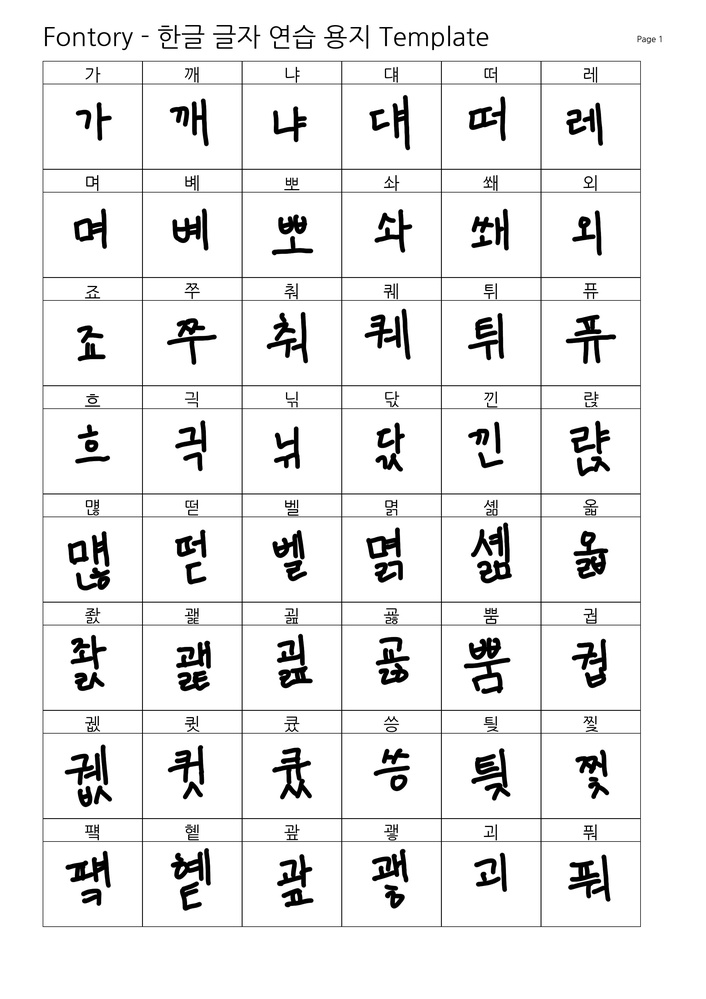
#> input picture written/template_page_1 (1).jpg, 706 x 999 px, shrunk from 2480 x 3508 before the run
$ python jpg_to_svg_converter.py ../written out
#> lines starting #> are read from the running program, lines starting #| are printed output that depends on the picture; after the words box and inside, x2 and y2 are one past the last pixel; in counts of white or black regions, pixels touching at a corner belong together
import os
import sys
import glob
import subprocess
import logging
from PIL import Image


logging.basicConfig(
    level=logging.INFO,
    format='%(message)s',
    handlers=[logging.StreamHandler()]
)

# Potrace 명령어 설정
POTRACE_COMMAND = "potrace"

def create_directory_if_not_exists(directory):
    """지정된 디렉토리가 없으면 생성합니다."""
    if not os.path.exists(directory):
        try:
            os.makedirs(directory)
            logging.info(f"디렉토리 생성: {directory}")
        except Exception as e:
            logging.error(f"디렉토리 생성 실패: {e}")
            sys.exit(1)

def convert_to_bmp(input_path, temp_path):
#> called with input_path = '../written/template_page_1 (1).jpg', temp_path = 'out/template_page_1 (1).bmp'
    try:
        logging.debug(f"이미지 로드 시작: {input_path}")
        with Image.open(input_path) as img:
            # 원본 이미지 정보 기록
#> img is the input picture: PIL image 706x999 RGB; min 0, max 255, mean 236.4
            width, height = img.size
#> width = 706; height = 999
            mode = img.mode
#> mode = 'RGB'
            logging.debug(f"원본 이미지 크기: {width}x{height}, 모드: {mode}")

            # 흑백으로 변환
            logging.debug(f"흑백(L) 모드로 변환 중")
            img = img.convert('L')
#> img: PIL image 706x999 L

            # 임계값 적용 (128)하여 이진화
            logging.debug(f"이진화 처리 시작 (임계값: 128)")
            img = img.point(lambda x: 0 if x < 128 else 255, '1')
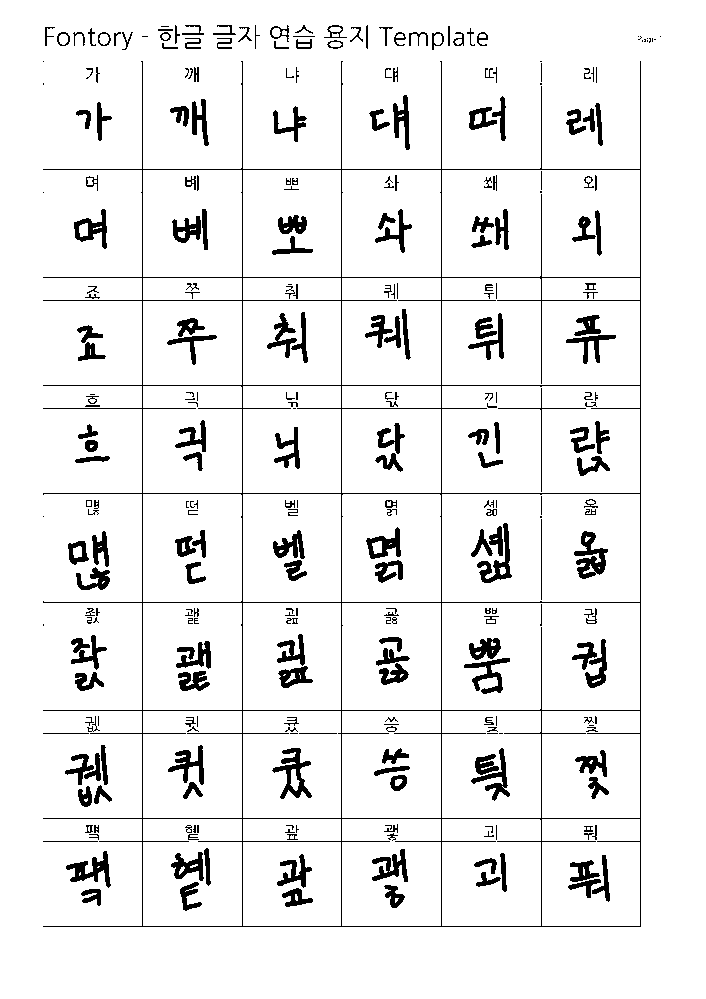
#> img: PIL image 706x999 1; 92.8% white; 316 black regions (83 under 20 px), largest, box (x1, y1, x2, y2) and area: (43, 61, 641, 927) 11744, (574, 531, 608, 579) 770, (272, 748, 312, 799) 757

            # BMP로 저장
            logging.debug(f"BMP 파일 저장: {temp_path}")
            img.save(temp_path, 'BMP')

            # 저장된 파일 크기 확인
            bmp_size = os.path.getsize(temp_path)
            logging.debug(f"BMP 파일 생성 완료: {bmp_size:,} 바이트, 크기: {width}x{height}")
        return True
    except Exception as e:
        logging.error(f"'{input_path}' BMP 변환 실패: {e}")
        return False

def convert_image(input_path, output_path):
    # 임시 BMP 파일 경로
    temp_bmp = os.path.splitext(output_path)[0] + '.bmp'

    try:
        # 원본 파일 크기 기록
        input_size = os.path.getsize(input_path)
        logging.debug(f"변환 시작: '{os.path.basename(input_path)}' ({input_size:,} 바이트) → '{os.path.basename(output_path)}'")

        # 이미지를 흑백 BMP로 변환
        logging.debug(f"단계 1/3: BMP 변환 시작")
        if not convert_to_bmp(input_path, temp_bmp):
            logging.error(f"변환 실패: BMP 변환 단계에서 실패")
            return False

        # BMP 파일 크기 기록
        bmp_size = os.path.getsize(temp_bmp)
        logging.debug(f"BMP 변환 완료: {bmp_size:,} 바이트")

        # Potrace로 BMP를 SVG로 변환
        logging.debug(f"단계 2/3: Potrace SVG 변환 시작")
        command = [
            POTRACE_COMMAND,
            '-s',          # SVG 출력
            '-o', output_path,  # 출력 파일
            temp_bmp       # 입력 파일
        ]

        logging.debug(f"Potrace 명령어: {' '.join(command)}")

        # 시간 측정 시작
        import time
        start_time = time.time()

        # 명령 실행
        logging.debug(f"Potrace 실행 중...")
        result = subprocess.run(command, check=True, capture_output=True, text=True)

        # 실행 시간 계산
        elapsed_time = time.time() - start_time
        logging.debug(f"Potrace 실행 완료: {elapsed_time:.2f}초 소요")

        if result.stdout:
            logging.debug(f"Potrace 출력: {result.stdout}")

        if result.stderr:
            logging.warning(f"Potrace 경고: {result.stderr}")

        # 결과 확인
        if os.path.exists(output_path) and os.path.getsize(output_path) > 0:
            svg_size = os.path.getsize(output_path)
            compression_ratio = bmp_size / svg_size if svg_size > 0 else 0
            logging.debug(f"SVG 생성 완료: {svg_size:,} 바이트 (압축률: {compression_ratio:.2f}x)")

            # SVG 파일 분석
            try:
                with open(output_path, 'r') as f:
                    svg_content = f.read()
                    path_count = svg_content.count('<path')
                    logging.debug(f"SVG 분석: <path> 요소 {path_count}개 발견")
            except Exception as e:
                logging.debug(f"SVG 분석 중 오류: {e}")

            return True
        else:
            logging.error(f"SVG 파일 생성 실패: {output_path}")
            return False

    except subprocess.CalledProcessError as e:
        logging.error(f"Potrace 실행 실패: {e.stderr}")
        return False
    except Exception as e:
        logging.error(f"변환 중 예외 발생: {e}")
        return False
    finally:
        # 임시 파일 정리
        logging.debug(f"단계 3/3: 임시 파일 정리")
        if os.path.exists(temp_bmp):
            try:
                bmp_size = os.path.getsize(temp_bmp)
                os.remove(temp_bmp)
                logging.debug(f"임시 BMP 파일 제거: {os.path.basename(temp_bmp)} ({bmp_size:,} 바이트)")
            except Exception as e:
                logging.warning(f"임시 파일 제거 실패: {e}")

def process_images(input_dir, output_dir):
    """입력 디렉토리의 모든 이미지를 SVG로 변환합니다.

    지원 형식: JPG, JPEG, PNG
    """
    # 시작 시간 기록
    import time
    start_time = time.time()

    # 출력 디렉토리 생성
    logging.info(f"변환 프로세스 시작")
    logging.info(f"출력 디렉토리 확인: {output_dir}")
    create_directory_if_not_exists(output_dir)

    # 이미지 파일 찾기
    logging.info(f"이미지 검색: '{input_dir}'에서 이미지 파일 검색 중")
    image_paths = glob.glob(os.path.join(input_dir, '*.jpg'))
    logging.info(f"JPG 파일 {len(image_paths)}개 발견")

    jpeg_files = glob.glob(os.path.join(input_dir, '*.jpeg'))
    logging.info(f"JPEG 파일 {len(jpeg_files)}개 발견")
    image_paths.extend(jpeg_files)

    png_files = glob.glob(os.path.join(input_dir, '*.png'))
    logging.info(f"PNG 파일 {len(png_files)}개 발견")
    image_paths.extend(png_files)

    if not image_paths:
        logging.warning(f"입력 디렉토리에 이미지가 없음: {input_dir}")
        return

    image_paths.sort()
    total_files = len(image_paths)
    logging.info(f"변환 준비: 총 {total_files}개 이미지 파일 발견")

    # 변환 통계
    processed_count = 0
    failed_count = 0
    total_input_size = 0
    total_output_size = 0

    # 각 이미지 처리
    for index, img_path in enumerate(image_paths, 1):
        base_filename = os.path.splitext(os.path.basename(img_path))[0]
        output_path = os.path.join(output_dir, f"{base_filename}.svg")

        # 파일 크기 기록
        input_size = os.path.getsize(img_path)
        total_input_size += input_size

        if index % 100 == 0:
                logging.info(f"이미지 처리 진행: {index}/{total_files}")
        logging.debug(f"이미지 처리 [{index}/{total_files}]: '{os.path.basename(img_path)}' ({input_size:,} 바이트)")

        if convert_image(img_path, output_path):
            output_size = os.path.getsize(output_path)
            total_output_size += output_size
            compression_ratio = (input_size / output_size) if output_size > 0 else 0

            logging.debug(f"변환 성공: '{os.path.basename(output_path)}' 생성 완료 ({output_size:,} 바이트, 압축비: {compression_ratio:.2f}x)")
            processed_count += 1
        else:
            logging.error(f"변환 실패: '{os.path.basename(img_path)}'")
            failed_count += 1

    # 실행 시간 계산
    elapsed_time = time.time() - start_time
    avg_time_per_file = elapsed_time / total_files if total_files > 0 else 0

    # 변환 결과 요약
    logging.info("\n--- 변환 결과 요약 ---")
    logging.info(f"결과: 성공: {processed_count}개 | 실패: {failed_count}개 | 총: {total_files}개")

    if processed_count > 0:
        avg_compression = (total_input_size / total_output_size) if total_output_size > 0 else 0
        logging.info(f"크기: 입력: {total_input_size:,} 바이트 | 출력: {total_output_size:,} 바이트 | 평균 압축비: {avg_compression:.2f}x")

    logging.info(f"시간: 총 {elapsed_time:.2f}초 | 평균 {avg_time_per_file:.2f}초/파일")
    logging.info("--------------------------")

if __name__ == "__main__":
    if len(sys.argv) != 3:
        print("사용법: python jpg_to_svg_converter.py <입력_이미지_디렉토리> <출력_svg_디렉토리>")
        sys.exit(1)

    input_directory = sys.argv[1]
    output_directory = sys.argv[2]

    logging.info(f"JPG/PNG → SVG 변환 시작")
    logging.info(f"입력 디렉토리: {input_directory}")
    logging.info(f"출력 디렉토리: {output_directory}")

    process_images(input_directory, output_directory)
#> (the call stopped at in convert_image, `result = subprocess.run(command, check=True, capture_output=True, text..`: subprocess is not available in this run)
